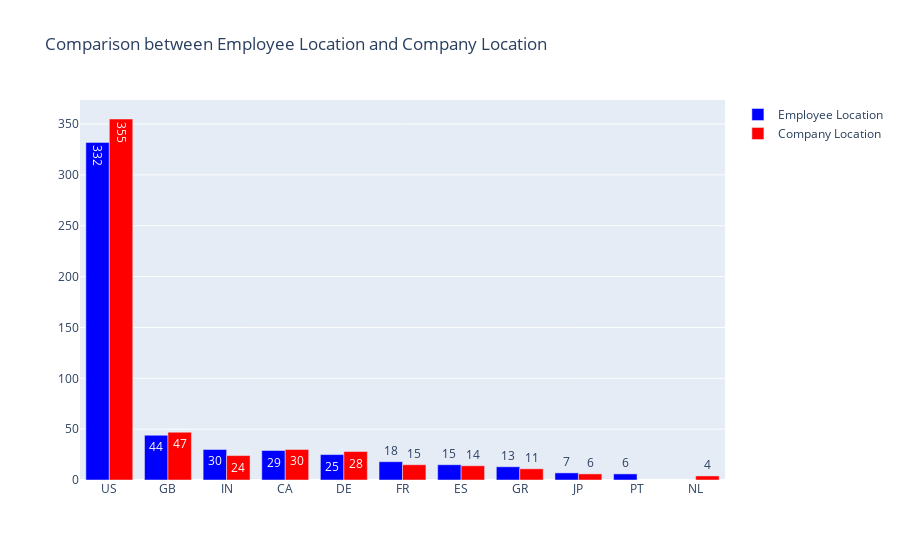

Source (notebook cell):
### Markdown cell above
### 2.1.4 Employee Residence & Company Location<a class="anchor" id="EmployeeResidence&CompanyLocation"></a>

We'll explore employee's residence and company location.

### Code cell
top_10_employee_residence = df['employee_residence'].value_counts()[:10]
top_10_company_location = df['company_location'].value_counts()[:10]
fig = go.Figure(data=[
    go.Bar(name='Employee Location', 
           x=top_10_employee_residence.index, y=top_10_employee_residence.values,
           text=top_10_employee_residence.values,marker_color='blue'),
    go.Bar(name='Company Location', x=top_10_company_location.index, 
           y=top_10_company_location.values,text=top_10_company_location.values,marker_color='red')
])
fig.update_layout(barmode='group', title='Comparison between Employee Location and Company Location')

fig.show()

### Figure 1 — Plotly figure (JSON) as saved in the notebook; plotly's stock layout.template omitted (floating-point values rounded to 4 significant figures)
{"data": [{"marker": {"color": "blue"}, "name": "Employee Location", "text": [332, 44, 30, 29, 25, 18, 15, 13, 7, 6], "type": "bar", "x": ["US", "GB", "IN", "CA", "DE", "FR", "ES", "GR", "JP", "PT"], "y": [332, 44, 30, 29, 25, 18, 15, 13, 7, 6]}, {"marker": {"color": "red"}, "name": "Company Location", "text": [355, 47, 30, 28, 24, 15, 14, 11, 6, 4], "type": "bar", "x": ["US", "GB", "CA", "DE", "IN", "FR", "ES", "GR", "JP", "NL"], "y": [355, 47, 30, 28, 24, 15, 14, 11, 6, 4]}], "layout": {"barmode": "group", "title": {"text": "Comparison between Employee Location and Company Location"}}}
